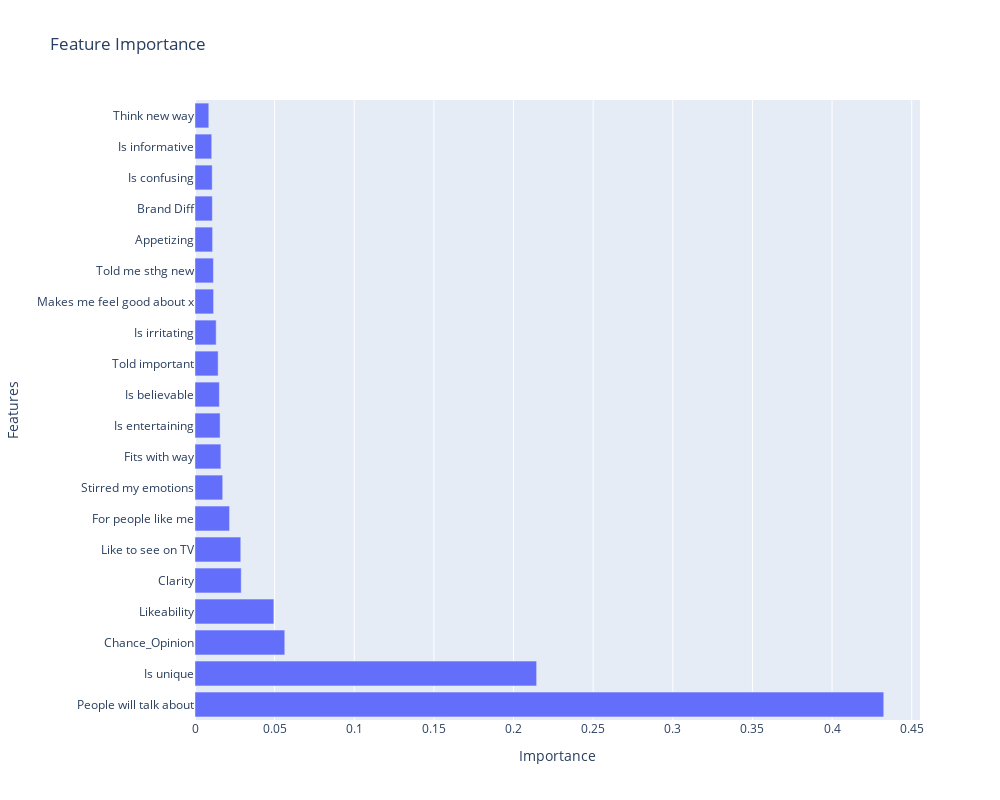

Notebook code for this chart:
### Markdown cell above
## Feature Importance

### Code cell
# Feature Importance
def plot_feature_importance(df, model):
    X = df.drop(["Notice & remember"], axis=1)
    y = df["Notice & remember"]

    X_train, X_test, y_train, y_test = train_test_split(X, y, test_size=0.2, random_state=42)

    model.fit(X_train, y_train)

    feature_importance = pd.DataFrame({"feature": X.columns, "importance": model.feature_importances_}).sort_values(by="importance", ascending=False)

    fig = px.bar(y=feature_importance["feature"], x=feature_importance["importance"], orientation="h", title="Feature Importance", labels={"x": "Importance", "y": "Features"}, height=800, width=1000)
    fig.show()
    # save the plot
    fig.write_image("plots/feature_importance.png")


plot_feature_importance(df_top1, RandomForestRegressor(n_estimators=100, random_state=42))

### Figure 1 — Plotly figure (JSON) as saved in the notebook; plotly's stock layout.template omitted (floating-point values rounded to 4 significant figures)
{"data": [{"alignmentgroup": "True", "hovertemplate": "Importance=%{x}<br>Features=%{y}<extra></extra>", "legendgroup": "", "marker": {"color": "#636efa", "pattern": {"shape": ""}}, "name": "", "offsetgroup": "", "orientation": "h", "showlegend": false, "textposition": "auto", "type": "bar", "x": [0.4324, 0.2145, 0.05636, 0.04952, 0.02903, 0.02873, 0.0217, 0.01741, 0.01625, 0.01577, 0.0153, 0.01454, 0.01329, 0.01168, 0.01157, 0.01105, 0.01089, 0.01081, 0.0105, 0.008658], "xaxis": "x", "y": ["People will talk about", "Is unique", "Chance_Opinion", "Likeability", "Clarity", "Like to see on TV", "For people like me", "Stirred my emotions", "Fits with way", "Is entertaining", "Is believable", "Told important", "Is irritating", "Makes me feel good about x", "Told me sthg new", "Appetizing", "Brand Diff", "Is confusing", "Is informative", "Think new way"], "yaxis": "y"}], "layout": {"barmode": "relative", "height": 800, "legend": {"tracegroupgap": 0}, "title": {"text": "Feature Importance"}, "width": 1000, "xaxis": {"anchor": "y", "domain": [0, 1], "title": {"text": "Importance"}}, "yaxis": {"anchor": "x", "domain": [0, 1], "title": {"text": "Features"}}}}
